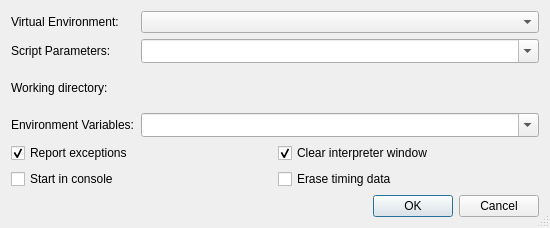
<?xml version="1.0" encoding="UTF-8"?>
<ui version="4.0">
 <class>StartProfileDialog</class>
 <widget class="QDialog" name="StartProfileDialog">
  <property name="geometry">
   <rect>
    <x>0</x>
    <y>0</y>
    <width>550</width>
    <height>228</height>
   </rect>
  </property>
  <property name="windowTitle">
   <string>Start profiling</string>
  </property>
  <property name="sizeGripEnabled">
   <bool>true</bool>
  </property>
  <layout class="QVBoxLayout" name="verticalLayout">
   <item>
    <layout class="QGridLayout" name="gridLayout_3">
     <item row="0" column="0">
      <widget class="QLabel" name="label">
       <property name="text">
        <string>Virtual Environment:</string>
       </property>
       <property name="buddy">
        <cstring>venvComboBox</cstring>
       </property>
      </widget>
     </item>
     <item row="0" column="1">
      <widget class="QComboBox" name="venvComboBox">
       <property name="sizePolicy">
        <sizepolicy hsizetype="Expanding" vsizetype="Fixed">
         <horstretch>0</horstretch>
         <verstretch>0</verstretch>
        </sizepolicy>
       </property>
       <property name="toolTip">
        <string>Select the virtual environment to be used</string>
       </property>
       <property name="whatsThis">
        <string>&lt;b&gt;Virtual Environment&lt;/b&gt;
&lt;p&gt;Enter the virtual environment to be used. Leave it empty to use the default environment, i.e. the one configured globally or per project.&lt;/p&gt;</string>
       </property>
      </widget>
     </item>
     <item row="1" column="0">
      <widget class="QLabel" name="TextLabel1">
       <property name="text">
        <string>Script Parameters:</string>
       </property>
       <property name="buddy">
        <cstring>cmdlineCombo</cstring>
       </property>
      </widget>
     </item>
     <item row="1" column="1">
      <widget class="QComboBox" name="cmdlineCombo">
       <property name="sizePolicy">
        <sizepolicy hsizetype="Expanding" vsizetype="Fixed">
         <horstretch>0</horstretch>
         <verstretch>0</verstretch>
        </sizepolicy>
       </property>
       <property name="toolTip">
        <string>Enter the commandline parameters</string>
       </property>
       <property name="whatsThis">
        <string>&lt;b&gt;Commandline&lt;/b&gt;
&lt;p&gt;Enter the commandline parameters in this field.&lt;/p&gt;</string>
       </property>
       <property name="editable">
        <bool>true</bool>
       </property>
       <property name="insertPolicy">
        <enum>QComboBox::InsertAtTop</enum>
       </property>
       <property name="sizeAdjustPolicy">
        <enum>QComboBox::AdjustToMinimumContentsLengthWithIcon</enum>
       </property>
       <property name="duplicatesEnabled">
        <bool>false</bool>
       </property>
      </widget>
     </item>
     <item row="2" column="0">
      <widget class="QLabel" name="TextLabel2">
       <property name="text">
        <string>Working directory:</string>
       </property>
       <property name="buddy">
        <cstring>workdirPicker</cstring>
       </property>
      </widget>
     </item>
     <item row="2" column="1">
      <widget class="E5ComboPathPicker" name="workdirPicker" native="true">
       <property name="sizePolicy">
        <sizepolicy hsizetype="Expanding" vsizetype="Preferred">
         <horstretch>0</horstretch>
         <verstretch>0</verstretch>
        </sizepolicy>
       </property>
       <property name="focusPolicy">
        <enum>Qt::WheelFocus</enum>
       </property>
       <property name="toolTip">
        <string>Enter the working directory</string>
       </property>
       <property name="whatsThis">
        <string>&lt;b&gt;Working directory&lt;/b&gt;
&lt;p&gt;Enter the working directory of the application to be debugged. Leave it empty to set the working directory to the executable directory.&lt;/p&gt;</string>
       </property>
      </widget>
     </item>
     <item row="3" column="0">
      <widget class="QLabel" name="textLabel1">
       <property name="text">
        <string>Environment Variables:</string>
       </property>
       <property name="buddy">
        <cstring>environmentCombo</cstring>
       </property>
      </widget>
     </item>
     <item row="3" column="1">
      <widget class="QComboBox" name="environmentCombo">
       <property name="sizePolicy">
        <sizepolicy hsizetype="Expanding" vsizetype="Fixed">
         <horstretch>0</horstretch>
         <verstretch>0</verstretch>
        </sizepolicy>
       </property>
       <property name="toolTip">
        <string>Enter the environment variables to be set.</string>
       </property>
       <property name="whatsThis">
        <string>&lt;b&gt;Environment Variables&lt;/b&gt;
&lt;p&gt;Enter the environment variables to be set for the program. The individual settings must be separated by whitespace and be given in the form 'var=value'. In order to add to an environment variable, enter it in the form 'var+=value'. To delete an environment variable, append a '-' to the variable name.&lt;/p&gt;
&lt;p&gt;Example: var1=1 var2=&quot;hello world&quot; var3+=&quot;:/tmp&quot; var4-&lt;/p&gt;</string>
       </property>
       <property name="editable">
        <bool>true</bool>
       </property>
       <property name="insertPolicy">
        <enum>QComboBox::InsertAtTop</enum>
       </property>
       <property name="sizeAdjustPolicy">
        <enum>QComboBox::AdjustToMinimumContentsLengthWithIcon</enum>
       </property>
       <property name="duplicatesEnabled">
        <bool>false</bool>
       </property>
      </widget>
     </item>
    </layout>
   </item>
   <item>
    <layout class="QGridLayout" name="gridLayout_2">
     <item row="0" column="0">
      <widget class="QCheckBox" name="exceptionCheckBox">
       <property name="toolTip">
        <string>Uncheck to disable exception reporting</string>
       </property>
       <property name="whatsThis">
        <string>&lt;b&gt;Report exceptions&lt;/b&gt;
&lt;p&gt;Uncheck this in order to disable exception reporting.&lt;/p&gt;</string>
       </property>
       <property name="text">
        <string>Report exceptions</string>
       </property>
       <property name="shortcut">
        <string>Alt+E</string>
       </property>
       <property name="checked">
        <bool>true</bool>
       </property>
      </widget>
     </item>
     <item row="0" column="1">
      <widget class="QCheckBox" name="clearShellCheckBox">
       <property name="toolTip">
        <string>Select to clear the display of the interpreter window</string>
       </property>
       <property name="whatsThis">
        <string>&lt;b&gt;Clear interpreter window&lt;/b&gt;&lt;p&gt;This clears the display of the interpreter window before starting the debug client.&lt;/p&gt;</string>
       </property>
       <property name="text">
        <string>Clear interpreter window</string>
       </property>
       <property name="checked">
        <bool>true</bool>
       </property>
      </widget>
     </item>
     <item row="1" column="0">
      <widget class="QCheckBox" name="consoleCheckBox">
       <property name="toolTip">
        <string>Select to start the debugger in a console window</string>
       </property>
       <property name="whatsThis">
        <string>&lt;b&gt;Start in console&lt;/b&gt;
&lt;p&gt;Select to start the debugger in a console window. The console command has to be configured on the Debugger-&amp;gt;General page&lt;/p&gt;</string>
       </property>
       <property name="text">
        <string>Start in console</string>
       </property>
      </widget>
     </item>
     <item row="1" column="1">
      <widget class="QCheckBox" name="eraseCheckBox">
       <property name="toolTip">
        <string>Select this to erase the collected timing data</string>
       </property>
       <property name="whatsThis">
        <string>&lt;b&gt;Erase timing data&lt;/b&gt;
&lt;p&gt;Select this to erase the collected timing data before the next profiling run.&lt;/p&gt;</string>
       </property>
       <property name="text">
        <string>Erase timing data</string>
       </property>
       <property name="shortcut">
        <string>Alt+C</string>
       </property>
      </widget>
     </item>
    </layout>
   </item>
   <item>
    <widget class="QDialogButtonBox" name="buttonBox">
     <property name="orientation">
      <enum>Qt::Horizontal</enum>
     </property>
     <property name="standardButtons">
      <set>QDialogButtonBox::Cancel|QDialogButtonBox::Ok</set>
     </property>
    </widget>
   </item>
  </layout>
 </widget>
 <pixmapfunction>qPixmapFromMimeSource</pixmapfunction>
 <customwidgets>
  <customwidget>
   <class>E5ComboPathPicker</class>
   <extends>QWidget</extends>
   <header>E5Gui/E5PathPicker.h</header>
   <container>1</container>
  </customwidget>
 </customwidgets>
 <tabstops>
  <tabstop>venvComboBox</tabstop>
  <tabstop>cmdlineCombo</tabstop>
  <tabstop>workdirPicker</tabstop>
  <tabstop>environmentCombo</tabstop>
  <tabstop>exceptionCheckBox</tabstop>
  <tabstop>clearShellCheckBox</tabstop>
  <tabstop>consoleCheckBox</tabstop>
  <tabstop>eraseCheckBox</tabstop>
 </tabstops>
 <resources/>
 <connections>
  <connection>
   <sender>buttonBox</sender>
   <signal>accepted()</signal>
   <receiver>StartProfileDialog</receiver>
   <slot>accept()</slot>
   <hints>
    <hint type="sourcelabel">
     <x>29</x>
     <y>218</y>
    </hint>
    <hint type="destinationlabel">
     <x>23</x>
     <y>173</y>
    </hint>
   </hints>
  </connection>
  <connection>
   <sender>buttonBox</sender>
   <signal>rejected()</signal>
   <receiver>StartProfileDialog</receiver>
   <slot>reject()</slot>
   <hints>
    <hint type="sourcelabel">
     <x>125</x>
     <y>218</y>
    </hint>
    <hint type="destinationlabel">
     <x>116</x>
     <y>171</y>
    </hint>
   </hints>
  </connection>
 </connections>
</ui>
